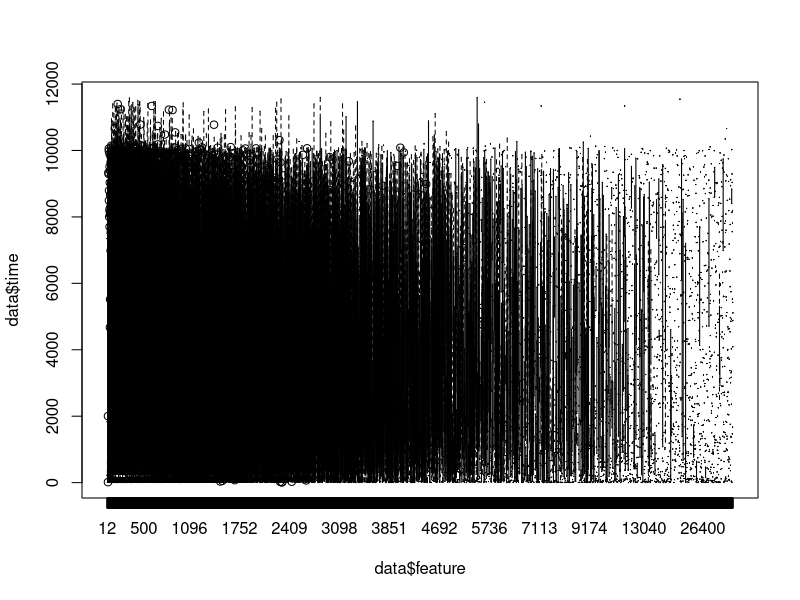
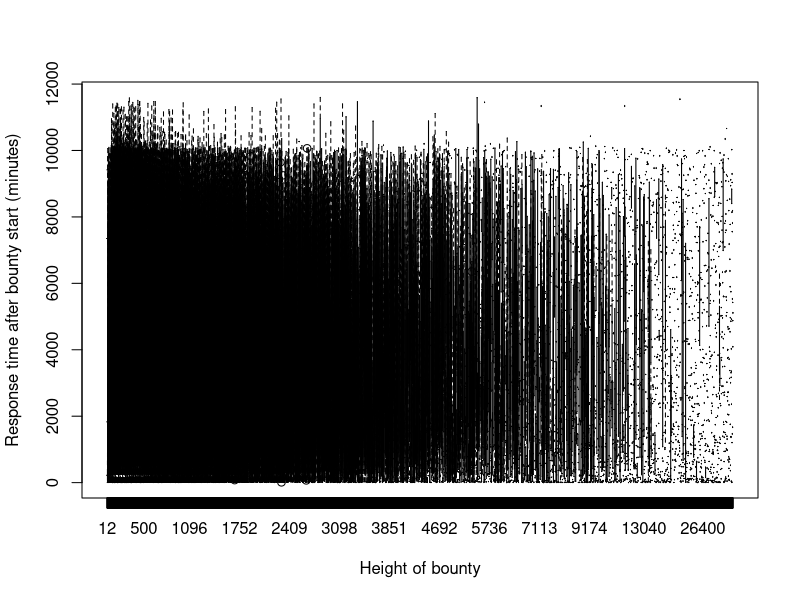

R code for these plots, in order:
data <- read.csv(file="query_result.csv",sep=";",head=TRUE)

jpeg('feature-boxplot.jpg')

# Do the boxplot but do not show it
b <- boxplot(data$time~data$feature)
# Now b$n holds the counts for each factor, we're going to write them in names
boxplot(data$time~data$feature, range=5, ylab='Response time after bounty start (minutes)', xlab='Height of bounty')#, names=paste(b$names, "\n#", b$n))

dev.off()
